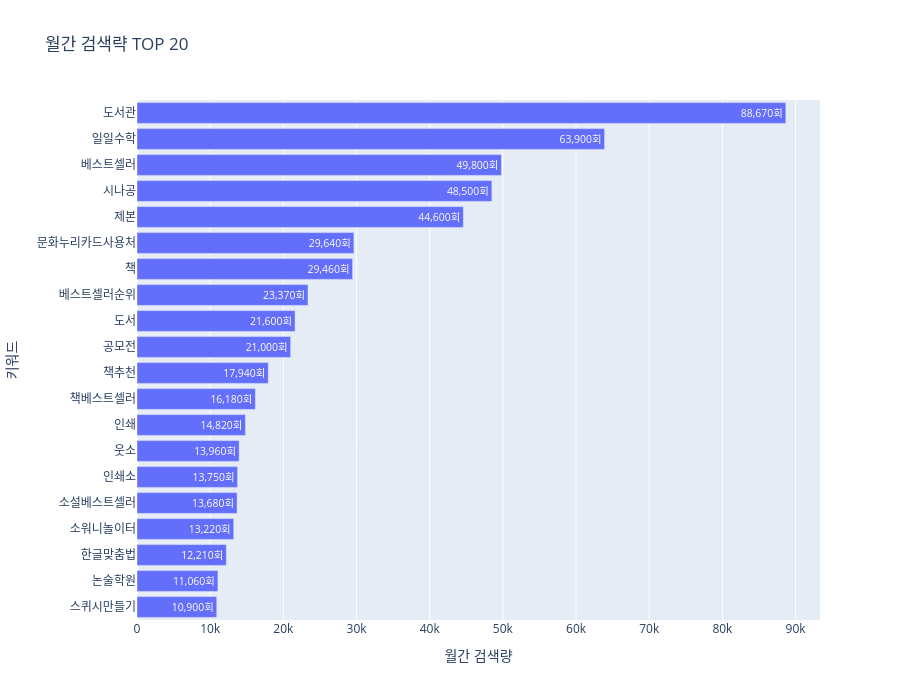

Write notebook code for a chart like this one.
### Code cell
import plotly.express as px

fig = px.bar(
    top_search,
    x="search_total",
    y="keyword",
    title="월간 검색략 TOP 20",
    labels={
        "search_total": "월간 검색량",
        "keyword": "키워드"
    },
    text="search_total"
)

fig.update_layout(
    yaxis={
        "categoryorder": "total ascending"
    },
    height=700
)

fig.update_traces(
    texttemplate="%{text:,.0f}회"
)

fig.show()

### Figure 1 — Plotly figure (JSON) as saved in the notebook; plotly's stock layout.template omitted (floating-point values rounded to 4 significant figures)
{"data": [{"alignmentgroup": "True", "hovertemplate": "월간 검색량=%{text}<br>키워드=%{y}<extra></extra>", "legendgroup": "", "marker": {"color": "#636efa", "pattern": {"shape": ""}}, "name": "", "offsetgroup": "", "orientation": "h", "showlegend": false, "text": [88670, 63900, 49800, 48500, 44600, 29640, 29460, 23370, 21600, 21000, 17940, 16180, 14820, 13960, 13750, 13680, 13220, 12210, 11060, 10900], "textposition": "auto", "texttemplate": "%{text:,.0f}회", "type": "bar", "x": [88670, 63900, 49800, 48500, 44600, 29640, 29460, 23370, 21600, 21000, 17940, 16180, 14820, 13960, 13750, 13680, 13220, 12210, 11060, 10900], "xaxis": "x", "y": ["도서관", "일일수학", "베스트셀러", "시나공", "제본", "문화누리카드사용처", "책", "베스트셀러순위", "도서", "공모전", "책추천", "책베스트셀러", "인쇄", "웃소", "인쇄소", "소설베스트셀러", "소워니놀이터", "한글맞춤법", "논술학원", "스퀴시만들기"], "yaxis": "y"}], "layout": {"barmode": "relative", "height": 700, "legend": {"tracegroupgap": 0}, "title": {"text": "월간 검색략 TOP 20"}, "xaxis": {"anchor": "y", "domain": [0, 1], "title": {"text": "월간 검색량"}}, "yaxis": {"anchor": "x", "categoryorder": "total ascending", "domain": [0, 1], "title": {"text": "키워드"}}}}
